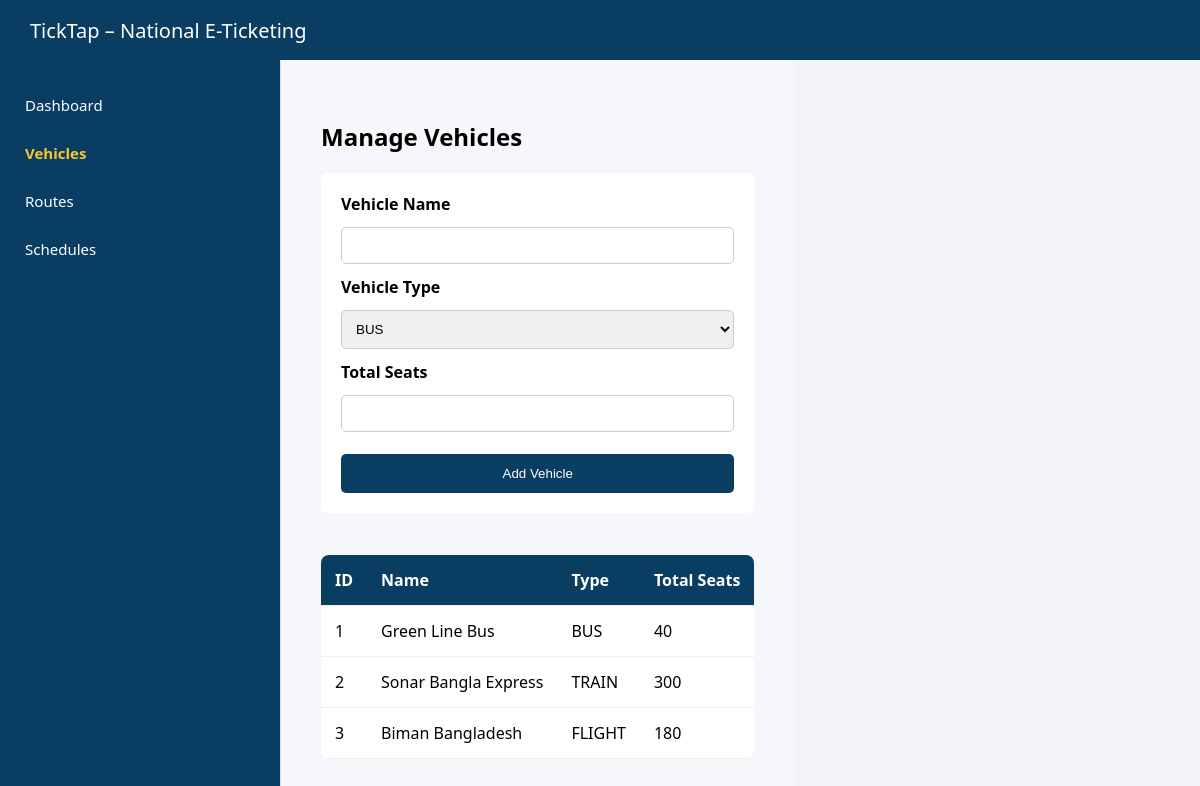
The app's page /ui/authority/vehicle.php (signed in) with its own data.
### tables this page shows
CREATE TABLE vehicle (
    vehicle_id INT PRIMARY KEY AUTO_INCREMENT,
    authority_id INT NOT NULL,
    vehicle_type ENUM('BUS','TRAIN','FLIGHT') NOT NULL,
    vehicle_name VARCHAR(100),
    total_seats INT NOT NULL,
    FOREIGN KEY (authority_id) REFERENCES transport_authority(authority_id)
);

### ui/authority/vehicle.php (the view, shortened to what this page needs)
<?php
include "../../backend/db.php";
$vehicles = $conn->query("SELECT * FROM vehicle");
include ROOT_PATH . "/ui/common/layout-header.php";
?>
<div class="dashboard-layout">
<aside class="sidebar">
    <a href="dashboard.php">Dashboard</a>
    <a href="vehicle.php" class="active">Vehicles</a>
    <a href="route.php">Routes</a>
    <a href="schedule.php">Schedules</a>
</aside>
<main class="dashboard-content">
<h2>Manage Vehicles</h2>
<div class="card">
<form method="POST">
    <label>Vehicle Name</label>
    <input name="vehicle_name" required>
    <label>Vehicle Type</label>
    <select name="vehicle_type">
        <option>BUS</option>
    </select>
    <label>Total Seats</label>
    <input type="number" name="total_seats" required>
    <button>Add Vehicle</button>
</form>
</div>
<br>
<table class="data-table">
<tr>
    <th>ID</th>
    <th>Name</th>
    <th>Type</th>
    <th>Total Seats</th>
</tr>
<?php while ($v = $vehicles->fetch_assoc()): ?>
<tr>
    <td><?= $v['vehicle_id'] ?></td>
    <td><?= $v['vehicle_name'] ?></td>
    <td><?= $v['vehicle_type'] ?></td>
    <td><?= $v['total_seats'] ?></td>
</tr>
<?php endwhile; ?>
</table>
</main>
</div>
<?php include ROOT_PATH . "/ui/common/layout-footer.php"; ?>

### ui/common/style.css (style rules this page uses)
body { margin: 0; font-family: "Segoe UI", Arial; background: #f2f4f7; }
.sidebar { width: 240px; background: #ffffff; border-right: 1px solid #ddd; padding: 20px; }
.sidebar a { display: block; padding: 12px; margin-bottom: 8px; text-decoration: none; color: #333; border-radius: 4px; }
.card { background: white; padding: 20px; border-radius: 6px; margin-bottom: 20px; }
table { width: 100%; border-collapse: collapse; }
th, td { padding: 12px; border-bottom: 1px solid #ddd; }
button { padding: 8px 14px; background: #0a3d62; color: white; border: none; border-radius: 4px; }
.dashboard-layout { display: flex; min-height: calc(100vh - 120px); }
.sidebar { width: 230px; background: #0a3d62; padding: 25px; color: white; }
.sidebar a { display: block; color: white; text-decoration: none; padding: 10px 0; font-size: 15px; }
.sidebar a:hover, .sidebar a.active { font-weight: bold; color: #fbc531; }
.dashboard-content { flex: 1; padding: 40px; background: #f5f7fa; }
.data-table { width: 100%; border-collapse: collapse; background: white; border-radius: 8px; overflow: hidden; }
.data-table th, .data-table td { padding: 14px; border-bottom: 1px solid #eee; text-align: left; }
.data-table th { background: #0a3d62; color: white; }
.card form { display: grid; grid-template-columns: 1fr; gap: 12px; }
.card label { font-weight: 600; }
.card input, .card select { padding: 10px; border-radius: 5px; border: 1px solid #ccc; }
.card button { margin-top: 10px; padding: 12px; background: #0a3d62; color: white; border: none; border-radius: 5px; cursor: pointer; }

### records on screen
vehicle: vehicle_id "1", vehicle_name "Green Line Bus", vehicle_type "BUS", total_seats "40"
vehicle: vehicle_id "2", vehicle_name "Sonar Bangla Express", vehicle_type "TRAIN", total_seats "300"
vehicle: vehicle_id "3", vehicle_name "Biman Bangladesh", vehicle_type "FLIGHT", total_seats "180"
